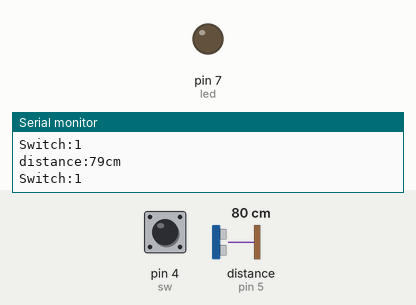
Bench run of a sketch on a simulated Arduino Uno, built with avr-gcc and run on an emulated ATmega328P. Shown: output pins drawn as LEDs (lit = HIGH), the last lines printed to the serial monitor. Wiring (inferred from the names in the program): ultrasonic range finder: trigger pin 3; echo pin 5. The test bench sets the inputs (shaded band); at power-on: distance to the obstacle (sensor on pin 5) 80 cm, pin 4 (sw) HIGH. The echo pulse lasts 58.3 µs per cm; pins used as bus, display or sensor lines are not drawn.

Above: at 1.2 s.
1.3 s: distance to the obstacle (sensor on pin 5) set to 33 cm
4.3 s: distance to the obstacle (sensor on pin 5) set to 27 cm
At 5.5 s:
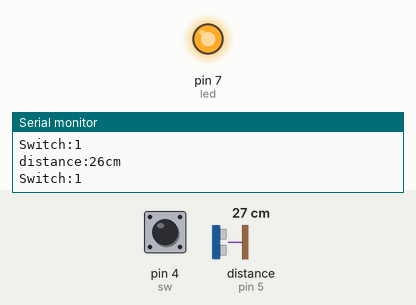
5.8 s: distance to the obstacle (sensor on pin 5) set to 250 cm
At 6.7 s:
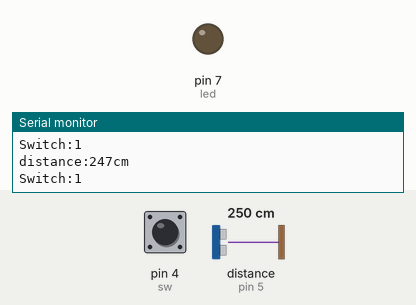
7.8 s: distance to the obstacle (sensor on pin 5) set to 2 cm
At 9.0 s:
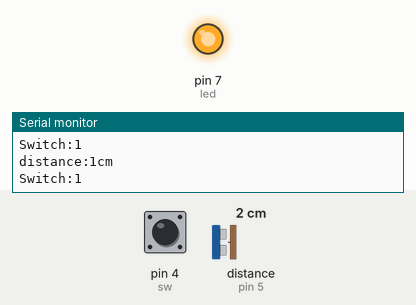
Timing chart, 0 to 10.3 s (numbered marks = the images above; inputs shaded):
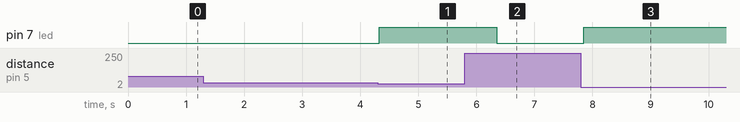

The sketch:

ultrasonic_sensor_with_switch.ino
```cpp
int trig=3;
int echo=5;
int led=7;
long duration;
int distance;
int sw=4;
void setup()
{
  pinMode(trig,OUTPUT);
  pinMode(echo,INPUT);
  pinMode(led,OUTPUT);
  Serial.begin(9600);
}
void loop()
{
  digitalWrite(trig,LOW);
  delayMicroseconds(2);
  digitalWrite(trig,HIGH);
  delayMicroseconds(10);
  digitalWrite(trig,LOW);
  duration=pulseIn(echo,HIGH);
  distance=duration * 0.034/2;
  Serial.print("distance:");
  Serial.print(distance);
  Serial.println("cm");
  int value=digitalRead(sw);
  Serial.print("Switch:");
  Serial.println(value);

  if(distance<30)
  {
    digitalWrite(led,HIGH);
    delay(1000);
    if(digitalRead(sw)==0)
    {
      digitalWrite(led,LOW);
      delay(3000);
    }
  }
  else
  {
    digitalWrite(led,LOW);
  }

}
```

Measured:
- the behaviour switches between 31 and 30 cm on distance to the obstacle (sensor on pin 5) (found by bisection; images 0 and 1)
- after the input at 4.3 s, pin 7 (led): LOW → HIGH at once
- after the input at 5.8 s, pin 7 (led): HIGH → LOW after 0.55 s
- after the input at 7.8 s, pin 7 (led): LOW → HIGH after 0.05 s
